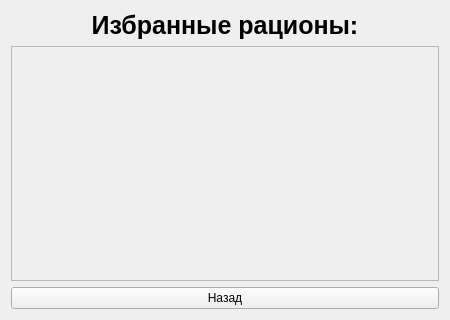
<?xml version="1.0" encoding="UTF-8"?>
<ui version="4.0">
 <class>FavoriteBtns</class>
 <widget class="QWidget" name="FavoriteBtns">
  <property name="geometry">
   <rect>
    <x>0</x>
    <y>0</y>
    <width>450</width>
    <height>320</height>
   </rect>
  </property>
  <property name="minimumSize">
   <size>
    <width>450</width>
    <height>320</height>
   </size>
  </property>
  <property name="maximumSize">
   <size>
    <width>450</width>
    <height>320</height>
   </size>
  </property>
  <property name="windowTitle">
   <string>Form</string>
  </property>
  <layout class="QGridLayout" name="gridLayout">
   <item row="0" column="0">
    <widget class="QLabel" name="label">
     <property name="sizePolicy">
      <sizepolicy hsizetype="Preferred" vsizetype="Preferred">
       <horstretch>0</horstretch>
       <verstretch>0</verstretch>
      </sizepolicy>
     </property>
     <property name="font">
      <font>
       <pointsize>19</pointsize>
       <weight>75</weight>
       <bold>true</bold>
      </font>
     </property>
     <property name="text">
      <string>Избранные рационы:</string>
     </property>
     <property name="textFormat">
      <enum>Qt::AutoText</enum>
     </property>
     <property name="scaledContents">
      <bool>false</bool>
     </property>
     <property name="alignment">
      <set>Qt::AlignCenter</set>
     </property>
     <property name="wordWrap">
      <bool>false</bool>
     </property>
     <property name="textInteractionFlags">
      <set>Qt::LinksAccessibleByMouse</set>
     </property>
    </widget>
   </item>
   <item row="1" column="0">
    <widget class="QScrollArea" name="scrollArea">
     <property name="widgetResizable">
      <bool>true</bool>
     </property>
     <widget class="QWidget" name="scrollAreaWidgetContents">
      <property name="geometry">
       <rect>
        <x>0</x>
        <y>0</y>
        <width>430</width>
        <height>235</height>
       </rect>
      </property>
      <layout class="QGridLayout" name="gridLayout_2"/>
     </widget>
    </widget>
   </item>
   <item row="2" column="0">
    <widget class="QPushButton" name="BackButton">
     <property name="text">
      <string>Назад</string>
     </property>
    </widget>
   </item>
  </layout>
 </widget>
 <resources/>
 <connections/>
</ui>
